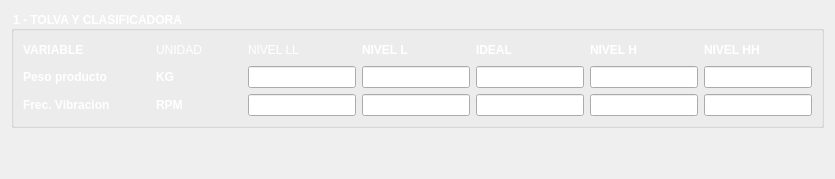
                <widget class="QWidget" name="page_3">
                 <layout class="QVBoxLayout" name="verticalLayout_7">
                  <item>
                   <widget class="QGroupBox" name="groupBox_tolva_clasificadora_2">
                    <property name="sizePolicy">
                     <sizepolicy hsizetype="Fixed" vsizetype="Fixed">
                      <horstretch>0</horstretch>
                      <verstretch>0</verstretch>
                     </sizepolicy>
                    </property>
                    <property name="font">
                     <font>
                      <bold>true</bold>
                     </font>
                    </property>
                    <property name="styleSheet">
                     <string notr="true">color: rgb(255, 255, 255);</string>
                    </property>
                    <property name="title">
                     <string>1 - TOLVA Y CLASIFICADORA</string>
                    </property>
                    <layout class="QGridLayout" name="gridLayout_2">
                     <item row="0" column="6">
                      <widget class="QLabel" name="label_10">
                       <property name="sizePolicy">
                        <sizepolicy hsizetype="Preferred" vsizetype="Fixed">
                         <horstretch>0</horstretch>
                         <verstretch>0</verstretch>
                        </sizepolicy>
                       </property>
                       <property name="font">
                        <font>
                         <bold>true</bold>
                        </font>
                       </property>
                       <property name="text">
                        <string>IDEAL</string>
                       </property>
                       <property name="alignment">
                        <set>Qt::AlignmentFlag::AlignLeading|Qt::AlignmentFlag::AlignLeft|Qt::AlignmentFlag::AlignVCenter</set>
                       </property>
                      </widget>
                     </item>
                     <item row="1" column="8">
                      <widget class="QLineEdit" name="lineEdit_11"/>
                     </item>
                     <item row="2" column="0">
                      <widget class="QLabel" name="label_peso_prod_28">
                       <property name="font">
                        <font>
                         <bold>true</bold>
                        </font>
                       </property>
                       <property name="text">
                        <string>Frec. Vibracion</string>
                       </property>
                      </widget>
                     </item>
                     <item row="1" column="5">
                      <widget class="QLineEdit" name="lineEdit_5"/>
                     </item>
                     <item row="2" column="7">
                      <widget class="QLineEdit" name="lineEdit_10"/>
                     </item>
                     <item row="1" column="4">
                      <widget class="QLineEdit" name="lineEdit_peso_prod_tolva"/>
                     </item>
                     <item row="1" column="6">
                      <widget class="QLineEdit" name="lineEdit_7"/>
                     </item>
                     <item row="2" column="5">
                      <widget class="QLineEdit" name="lineEdit_6"/>
                     </item>
                     <item row="1" column="2">
                      <widget class="QLabel" name="label_14">
                       <property name="font">
                        <font>
                         <bold>true</bold>
                        </font>
                       </property>
                       <property name="text">
                        <string>KG</string>
                       </property>
                      </widget>
                     </item>
                     <item row="2" column="4">
                      <widget class="QLineEdit" name="lineEdit_frec_vibracion_tolva"/>
                     </item>
                     <item row="0" column="0">
                      <widget class="QLabel" name="label_7">
                       <property name="sizePolicy">
                        <sizepolicy hsizetype="Preferred" vsizetype="Fixed">
                         <horstretch>0</horstretch>
                         <verstretch>0</verstretch>
                        </sizepolicy>
                       </property>
                       <property name="font">
                        <font>
                         <pointsize>9</pointsize>
                         <bold>true</bold>
                        </font>
                       </property>
                       <property name="text">
                        <string>VARIABLE</string>
                       </property>
                       <property name="alignment">
                        <set>Qt::AlignmentFlag::AlignLeading|Qt::AlignmentFlag::AlignLeft|Qt::AlignmentFlag::AlignVCenter</set>
                       </property>
                      </widget>
                     </item>
                     <item row="0" column="8">
                      <widget class="QLabel" name="label_12">
                       <property name="sizePolicy">
                        <sizepolicy hsizetype="Preferred" vsizetype="Fixed">
                         <horstretch>0</horstretch>
                         <verstretch>0</verstretch>
                        </sizepolicy>
                       </property>
                       <property name="font">
                        <font>
                         <bold>true</bold>
                        </font>
                       </property>
                       <property name="text">
                        <string>NIVEL HH</string>
                       </property>
                       <property name="alignment">
                        <set>Qt::AlignmentFlag::AlignLeading|Qt::AlignmentFlag::AlignLeft|Qt::AlignmentFlag::AlignVCenter</set>
                       </property>
                      </widget>
                     </item>
                     <item row="0" column="2">
                      <widget class="QLabel" name="label_13">
                       <property name="sizePolicy">
                        <sizepolicy hsizetype="Preferred" vsizetype="Fixed">
                         <horstretch>0</horstretch>
                         <verstretch>0</verstretch>
                        </sizepolicy>
                       </property>
                       <property name="styleSheet">
                        <string notr="true">font: 700 9pt &quot;Segoe UI&quot;;</string>
                       </property>
                       <property name="text">
                        <string>UNIDAD</string>
                       </property>
                       <property name="alignment">
                        <set>Qt::AlignmentFlag::AlignLeading|Qt::AlignmentFlag::AlignLeft|Qt::AlignmentFlag::AlignVCenter</set>
                       </property>
                      </widget>
                     </item>
                     <item row="0" column="7">
                      <widget class="QLabel" name="label_11">
                       <property name="sizePolicy">
                        <sizepolicy hsizetype="Preferred" vsizetype="Fixed">
                         <horstretch>0</horstretch>
                         <verstretch>0</verstretch>
                        </sizepolicy>
                       </property>
                       <property name="font">
                        <font>
                         <bold>true</bold>
                        </font>
                       </property>
                       <property name="text">
                        <string>NIVEL H</string>
                       </property>
                       <property name="alignment">
                        <set>Qt::AlignmentFlag::AlignLeading|Qt::AlignmentFlag::AlignLeft|Qt::AlignmentFlag::AlignVCenter</set>
                       </property>
                      </widget>
                     </item>
                     <item row="2" column="2">
                      <widget class="QLabel" name="label_15">
                       <property name="font">
                        <font>
                         <bold>true</bold>
                        </font>
                       </property>
                       <property name="text">
                        <string>RPM</string>
                       </property>
                      </widget>
                     </item>
                     <item row="0" column="4">
                      <widget class="QLabel" name="label_8">
                       <property name="sizePolicy">
                        <sizepolicy hsizetype="Preferred" vsizetype="Fixed">
                         <horstretch>0</horstretch>
                         <verstretch>0</verstretch>
                        </sizepolicy>
                       </property>
                       <property name="styleSheet">
                        <string notr="true">font: 700 9pt &quot;Segoe UI&quot;;</string>
                       </property>
                       <property name="text">
                        <string>NIVEL LL</string>
                       </property>
                       <property name="alignment">
                        <set>Qt::AlignmentFlag::AlignLeading|Qt::AlignmentFlag::AlignLeft|Qt::AlignmentFlag::AlignVCenter</set>
                       </property>
                      </widget>
                     </item>
                     <item row="0" column="5">
                      <widget class="QLabel" name="label_9">
                       <property name="sizePolicy">
                        <sizepolicy hsizetype="Preferred" vsizetype="Fixed">
                         <horstretch>0</horstretch>
                         <verstretch>0</verstretch>
                        </sizepolicy>
                       </property>
                       <property name="font">
                        <font>
                         <bold>true</bold>
                        </font>
                       </property>
                       <property name="text">
                        <string>NIVEL L</string>
                       </property>
                       <property name="alignment">
                        <set>Qt::AlignmentFlag::AlignLeading|Qt::AlignmentFlag::AlignLeft|Qt::AlignmentFlag::AlignVCenter</set>
                       </property>
                      </widget>
                     </item>
                     <item row="1" column="0">
                      <widget class="QLabel" name="label_peso_prod_27">
                       <property name="font">
                        <font>
                         <bold>true</bold>
                        </font>
                       </property>
                       <property name="text">
                        <string>Peso producto</string>
                       </property>
                      </widget>
                     </item>
                     <item row="2" column="6">
                      <widget class="QLineEdit" name="lineEdit_8"/>
                     </item>
                     <item row="0" column="1">
                      <spacer name="horizontalSpacer_3">
                       <property name="orientation">
                        <enum>Qt::Orientation::Horizontal</enum>
                       </property>
                       <property name="sizeHint" stdset="0">
                        <size>
                         <width>40</width>
                         <height>20</height>
                        </size>
                       </property>
                      </spacer>
                     </item>
                     <item row="1" column="7">
                      <widget class="QLineEdit" name="lineEdit_9"/>
                     </item>
                     <item row="2" column="8">
                      <widget class="QLineEdit" name="lineEdit_12"/>
                     </item>
                     <item row="0" column="3">
                      <spacer name="horizontalSpacer_4">
                       <property name="orientation">
                        <enum>Qt::Orientation::Horizontal</enum>
                       </property>
                       <property name="sizeHint" stdset="0">
                        <size>
                         <width>40</width>
                         <height>20</height>
                        </size>
                       </property>
                      </spacer>
                     </item>
                    </layout>
                   </widget>
                  </item>
                  <item>
                   <spacer name="verticalSpacer_8">
                    <property name="orientation">
                     <enum>Qt::Orientation::Vertical</enum>
                    </property>
                    <property name="sizeHint" stdset="0">
                     <size>
                      <width>20</width>
                      <height>40</height>
                     </size>
                    </property>
                   </spacer>
                  </item>
                 </layout>
                </widget>
